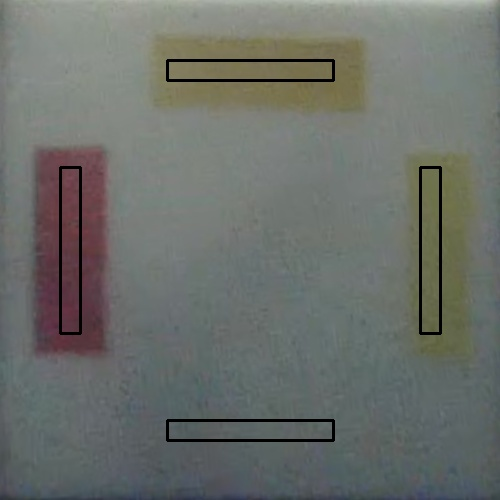
#> input picture photomosaic/doc_img/image1.jpg, 500 x 500 px, given in place of video3.mp4, which was not available
$ python video.py
#> lines starting #> are read from the running program, lines starting #| are printed output that depends on the picture; after the words box and inside, x2 and y2 are one past the last pixel; in counts of white or black regions, pixels touching at a corner belong together; pictures that were not available may be replaced by others from this repository, and a replacement may not be noted
### photomosaic/recthelper.py
import cv2
import sys
import numpy as np

# PIPELINE OF DETECTING RECTANGLE
# - Find contour
#   - Greyscale
#   - Gaussian blur a bit
#   - Set threshold for the gradient range to be considered as edge
#     (1st number - higher: soft threshold;
#      2nd number - lower: hard threshold;
#      Between two numbers: considered edge of neighbouring is edge)
#   - Canny edge detection (resulting image: black backbround with countours as white lines)
#   - Set consideration size for dilation and erosion
#   - Dilation + Erosion (for thicker countour lines)
#   - Return contour
# - Find biggest rectangle
#   - Set area threshold (to filter away small regions)
#   - Return largest 4-sided shape
# - Reorder points for warp
#       [0]        [1]
#
#       [2]        [3]
# - Get transformation matrix
# - Transform and return rectangular image

class RectHelper:
    # [30 lines left out: function stackImages, not called in this run]

    def save_rectangle(self, img):
        widthImg = 600
        heightImg = 300
        imgBigContour = img.copy()
        contours, hierarchy = self.contour(imgBigContour)
        #cv2.drawContours(img, contours, -1, (0, 255, 0), 1)


        biggest, maxArea = self.biggestContour(contours)
        #print(biggest)
        if biggest.size != 0:
            biggest=self.reorder(biggest)

            #"""
            #FOR DISPLAYING THE BIGGEST CONTOUR
            #imgBigContour = img.copy()
            cv2.drawContours(imgBigContour, biggest, -1, (0, 255, 0), 10) # DRAW THE BIGGEST CONTOUR
            imgBigContour = self.drawRectangle(imgBigContour,biggest,2)
            #img = imgBigContour
            #"""

            scale=300

            width = np.linalg.norm(biggest[0] - biggest[1])
            height = np.linalg.norm(biggest[0] - biggest[2])

            if width<2 or height<2:
                heightImg,widthImg=scale,2*scale
            elif(width/height)>=0.8 and (width/height)<=1.2:
                heightImg,widthImg=scale,scale
            elif(height/width)>=1.6 and (height/width)<=2.4:
                heightImg,widthImg=2*scale,scale
            else: heightImg,widthImg=scale,2*scale

            #heightImg, widthImg, c = img.shape
            pts1 = np.float32(biggest) # PREPARE POINTS FOR WARP
            pts2 = np.float32([[0, 0],[widthImg, 0], [0, heightImg],[widthImg, heightImg]]) # PREPARE POINTS FOR WARP
            matrix = cv2.getPerspectiveTransform(pts1, pts2)
            imgWarpColored = cv2.warpPerspective(img, matrix, (widthImg, heightImg))
            return imgWarpColored
        return img

    def find_rectangle(self, img): #outputs image with largest rectangle found drawn on it
        #widthImg = 600
        #heightImg = 300
        imgBigContour = img.copy()
        contours, hierarchy = self.contour(imgBigContour)
        #cv2.drawContours(img, contours, -1, (0, 255, 0), 1)


        biggest, maxArea = self.biggestContour(contours)
        #print(biggest)
        if biggest.size != 0:
            biggest=self.reorder(biggest)

            #"""
            #FOR DISPLAYING THE BIGGEST CONTOUR
            #imgBigContour = img.copy()
            cv2.drawContours(img, biggest, -1, (0, 255, 0), 10) # DRAW THE BIGGEST CONTOUR
            imgBigContour = self.drawRectangle(img,biggest,2)
            # [9 lines of commented-out code are left out]
        return img

    def find_all_rectangle(self, img): #outputs image with all rectangles found drawn on it
        imgContour = img.copy()
        contours, hierarchy = self.contour(imgContour)
        #cv2.drawContours(img, contours, -1, (0, 255, 0), 1)


        for i in contours:
            area = cv2.contourArea(i)
            if area > 50:
                peri = cv2.arcLength(i, True)
                approx = cv2.approxPolyDP(i, 0.02 * peri, True)
                if len(approx) == 4:
                    biggest = approx
                    biggest=self.reorder(biggest)
                #cv2.drawContours(img, biggest, -1, (0, 255, 0), 10) # DRAW THE BIGGEST CONTOUR
                    imgContour = self.drawRectangle(img,biggest,2)

        return img

    def edgeDetect(self, img):
        imgGray = cv2.cvtColor(img, cv2.COLOR_RGB2GRAY)
        imgBlur = cv2.GaussianBlur(imgGray, (3, 3), 1) # ADD GAUSSIAN BLUR
        thres = (60, 20)

        imgCanny = cv2.Canny(imgBlur,thres[0],thres[1]) # APPLY CANNY EDGE DETECTION
        kernel = np.ones((3, 3))
        imgDilate = cv2.dilate(imgCanny, kernel, iterations=2) # APPLY DILATION
        imgErode = cv2.erode(imgDilate, kernel, iterations=1) # APPLY EROSION

        imgCanny2 = cv2.Canny(imgErode,thres[0],thres[1]) # APPLY CANNY EDGE DETECTION

        return imgCanny2

    def contour(self, img):
        #self.initializeTrackbars()
        #thres=self.valTrackbars() # GET TRACK BAR VALUES FOR THRESHOLDS
        #print(thres)


        imgErode = self.edgeDetect(img)
        #thresh, img_bw = cv2.threshold(imgCanny, 110, 255, 0)
        contours, hierarchy = cv2.findContours(imgErode, cv2.RETR_EXTERNAL, cv2.CHAIN_APPROX_SIMPLE)
        cv2.drawContours(img, contours, -1, (0, 255, 0), 1)
        #cv2.imshow("Middle", imgErode)

        return contours, hierarchy
        #return img

    def reorder(self, myPoints):
        myPoints = myPoints.reshape((4, 2))
        myPointsNew = np.zeros((4, 1, 2), dtype=np.int32)
        add = myPoints.sum(1)
        myPointsNew[0] = myPoints[np.argmin(add)]
        myPointsNew[3] =myPoints[np.argmax(add)]
        diff = np.diff(myPoints, axis=1)
        myPointsNew[1] =myPoints[np.argmin(diff)]
        myPointsNew[2] = myPoints[np.argmax(diff)]
        return myPointsNew

    def biggestContour(self, contours):
        biggest = np.array([])
        max_area = 0
        for i in contours:
            area = cv2.contourArea(i)
            if area > 50:
                peri = cv2.arcLength(i, True)
                approx = cv2.approxPolyDP(i, 0.02 * peri, True)
                if area > max_area and len(approx) == 4:
                    biggest = approx
                    max_area = area
        return biggest,max_area

    def drawRectangle(self, img, biggest, thickness):
        cv2.line(img, (biggest[0][0][0], biggest[0][0][1]), (biggest[1][0][0], biggest[1][0][1]), (0, 255, 0), thickness)
        cv2.line(img, (biggest[0][0][0], biggest[0][0][1]), (biggest[2][0][0], biggest[2][0][1]), (0, 255, 0), thickness)
        cv2.line(img, (biggest[3][0][0], biggest[3][0][1]), (biggest[2][0][0], biggest[2][0][1]), (0, 255, 0), thickness)
        cv2.line(img, (biggest[3][0][0], biggest[3][0][1]), (biggest[1][0][0], biggest[1][0][1]), (0, 255, 0), thickness)
        return img

    def nothing(x, y):
        pass

    # [11 lines left out: functions initializeTrackbars, valTrackbars, not called in this run]

### photomosaic/video.py
import cv2
import numpy as np

from recthelper import RectHelper

def stackImages(scale,imgArray):
    rows = len(imgArray)
    cols = len(imgArray[0])
    rowsAvailable = isinstance(imgArray[0], list)
    width = imgArray[0][0].shape[1]
    height = imgArray[0][0].shape[0]
    if rowsAvailable:
        for x in range ( 0, rows):
            for y in range(0, cols):
                if imgArray[x][y].shape[:2] == imgArray[0][0].shape [:2]:
                    imgArray[x][y] = cv2.resize(imgArray[x][y], (0, 0), None, scale, scale)
                else:
                    imgArray[x][y] = cv2.resize(imgArray[x][y], (imgArray[0][0].shape[1], imgArray[0][0].shape[0]), None, scale, scale)
                if len(imgArray[x][y].shape) == 2: imgArray[x][y]= cv2.cvtColor( imgArray[x][y], cv2.COLOR_GRAY2BGR)
        imageBlank = np.zeros((height, width, 3), np.uint8)
        hor = [imageBlank]*rows
        hor_con = [imageBlank]*rows
        for x in range(0, rows):
            hor[x] = np.hstack(imgArray[x])
        ver = np.vstack(hor)
    else:
        for x in range(0, rows):
            if imgArray[x].shape[:2] == imgArray[0].shape[:2]:
                imgArray[x] = cv2.resize(imgArray[x], (0, 0), None, scale, scale)
            else:
                imgArray[x] = cv2.resize(imgArray[x], (imgArray[0].shape[1], imgArray[0].shape[0]), None,scale, scale)
            if len(imgArray[x].shape) == 2: imgArray[x] = cv2.cvtColor(imgArray[x], cv2.COLOR_GRAY2BGR)
        hor= np.hstack(imgArray)
        ver = hor
    return ver


path=cv2.VideoCapture("resources/video3.mp4") #set to 0 for cam streaming or file path for video file (i.e. "resources/video2")
cap=path
i=0

while True:
    processor = RectHelper()
    success, img=cap.read()
#> img is the input picture: shape (500, 500, 3); mean B, G, R 106.2, 110.9, 107.2
    #img = cv2.imread('resources/face1.jpg')
    if success:
        img_copy=img.copy()
        img=processor.find_rectangle(img)
#> in edgeDetect, `imgCanny = cv2.Canny(imgBlur,thres[0],thres[1])`:
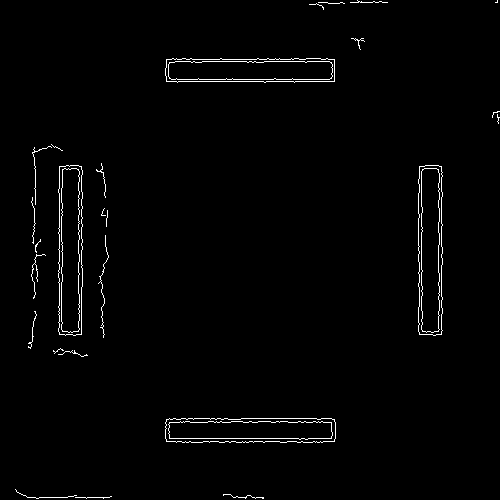
#> imgCanny: shape (500, 500); 1.5% white in thin lines or dots
#> in contour, `contours, hierarchy = cv2.findContours(imgErode, cv2.RETR_EXTERNAL, cv..`: contours = 20 contours, 9 with area under 20; largest, box (x1, y1, x2, y2) and area: (163, 416, 337, 444) 4575, (416, 163, 444, 337) 4466, (56, 163, 84, 337) 4418, (163, 56, 336, 84) 4347, (29, 142, 64, 300) 836
#> the loop in biggestContour, `for i in contours:` made 20 passes
#> (area, peri, biggest, max_area) on pass 5: (4575, 400.4, [[163, 422], [174, 443], [336, 440], [331, 416]], 4575)
#> after the loop in biggestContour, `for i in contours:`: max_area = 4575
#> in find_rectangle, `biggest, maxArea = self.biggestContour(contours)`: biggest = [[163, 422], [174, 443], [336, 440], [331, 416]]; maxArea = 4575
#> in reorder, `myPoints = myPoints.reshape((4, 2))`: myPoints = [[163, 422], [174, 443], [336, 440], [331, 416]]
#> in reorder, `add = myPoints.sum(1)`: add = [585, 617, 776, 747]
#> in reorder, `diff = np.diff(myPoints, axis=1)`: diff = [259, 269, 104, 85]
#> in find_rectangle, `biggest=self.reorder(biggest)`: biggest = [[163, 422], [331, 416], [174, 443], [336, 440]]

        grayImage=cv2.cvtColor(img,cv2.COLOR_BGR2GRAY)
        processedImage=processor.edgeDetect(img)
        imgContour=img_copy.copy()
        contours, heirarchy=processor.contour(imgContour)
        cv2.drawContours(imgContour, contours, -1, (0, 0, 0), 2)
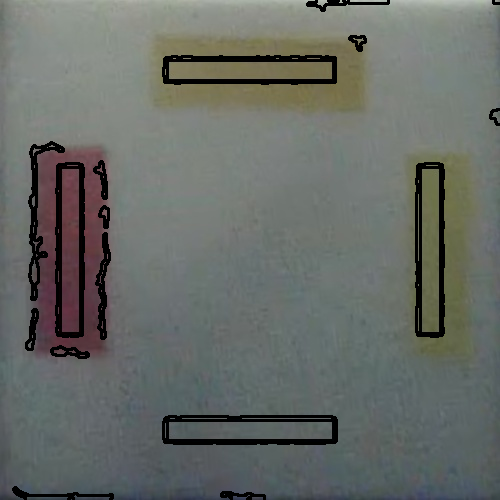
#> imgContour: shape (500, 500, 3); mean B, G, R 103, 107.6, 103.6

        outputImage=stackImages(0.8,([img,grayImage],[imgContour,processedImage]))
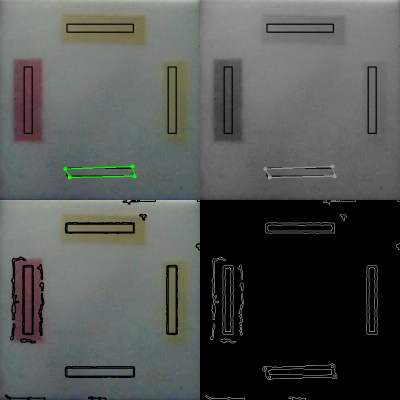
#> outputImage: shape (800, 800, 3) (shown at 1/2 size); mean B, G, R 80.7, 83.3, 81.1
        croppedImage=processor.save_rectangle(img)
#> in contour (call 3), `contours, hierarchy = cv2.findContours(imgErode, cv2.RETR_EXTERNAL, cv..`: contours = 20 contours, 9 with area under 20; largest, box (x1, y1, x2, y2) and area: (156, 409, 343, 450) 5332, (416, 163, 444, 337) 4466, (56, 163, 84, 337) 4418, (163, 56, 336, 84) 4347, (29, 142, 64, 300) 836
#> in contour (call 3), `cv2.drawContours(img, contours, -1, (0, 255, 0), 1)`:
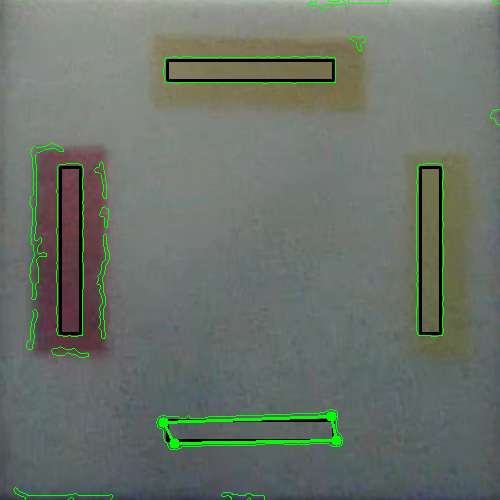
#> img: shape (500, 500, 3); mean B, G, R 104.9, 113.8, 105.8
#> the loop in biggestContour (call 2), `for i in contours:` made 20 passes
#> (area, peri, biggest, max_area) on pass 5: (5332.5, 443.4, [[342, 443], [332, 409], [156, 421], [170, 449]], 5332.5)
#> in save_rectangle, `biggest, maxArea = self.biggestContour(contours)`: biggest = [[342, 443], [332, 409], [156, 421], [170, 449]]; maxArea = 5332.5
#> in save_rectangle, `biggest=self.reorder(biggest)`: biggest = [[156, 421], [332, 409], [170, 449], [342, 443]]
#> in save_rectangle, `width = np.linalg.norm(biggest[0] - biggest[1])`: width = 176.4
#> in save_rectangle, `height = np.linalg.norm(biggest[0] - biggest[2])`: height = 31.3
#> in save_rectangle, `pts1 = np.float32(biggest)`: pts1 = [[156, 421], [332, 409], [170, 449], [342, 443]]
#> in save_rectangle, `matrix = cv2.getPerspectiveTransform(pts1, pts2)`: matrix = [[2.58, -1.29, 140.6], [0.444, 6.51, -2810.3], [0.000685, -0.00109, 1]]
        recImage=processor.find_all_rectangle(croppedImage)
#> in edgeDetect (call 5), `imgCanny2 = cv2.Canny(imgErode,thres[0],thres[1])`:
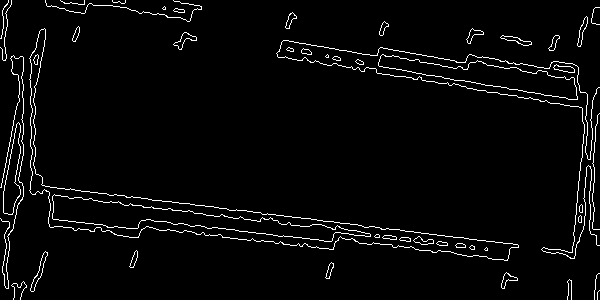
#> imgCanny2: shape (300, 600); 3.4% white in thin lines or dots
#> in contour (call 4), `contours, hierarchy = cv2.findContours(imgErode, cv2.RETR_EXTERNAL, cv..`: contours = 38 contours, 16 with area under 20; largest, box (x1, y1, x2, y2) and area: (29, 28, 519, 261) 12873, (378, 54, 578, 100) 3288, (3, 122, 21, 215) 844, (30, 251, 48, 292) 154, (173, 32, 197, 50) 128
#> in contour (call 4), `cv2.drawContours(img, contours, -1, (0, 255, 0), 1)`:
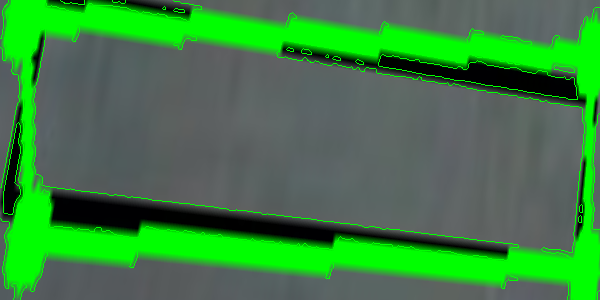
#> img: shape (300, 600, 3); mean B, G, R 64.7, 128.7, 59.6
#> the loop in find_all_rectangle, `for i in contours:` made 38 passes
#> (area, peri, biggest, myPoints in reorder, add in reorder, diff in reorder) on pass 26: (12873, 1481.4, [[39, 31], [518, 247], [50, 227], [518, 247]], [[39, 31], [50, 227], [518, 247], [42, 185]], [70, 277, 765, 227], [-8, 177, -271, 143])
#> after the loop in find_all_rectangle, `for i in contours:`:
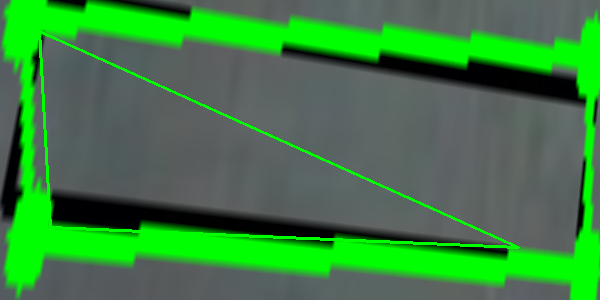
#> img: shape (300, 600, 3); mean B, G, R 64.8, 128.2, 59.7
        cv2.imshow("output",outputImage)
        cv2.imshow("cropped",recImage)
    else:
        cap=path #reconnect video if it is disconnected

    key = cv2.waitKey(1)
#> (key Esc is pressed here)
    if key == 27: #press escape to exit
        break
    elif key == 113: #press q to save image into folder named "output"
        i=i+1
        file_name='output/image'+str(i)+'.jpg'
        print(file_name)
        cv2.imwrite(file_name, img_copy)


cv2.destroyAllWindows()

$ run again, on photomosaic/doc_img/image11.jpg
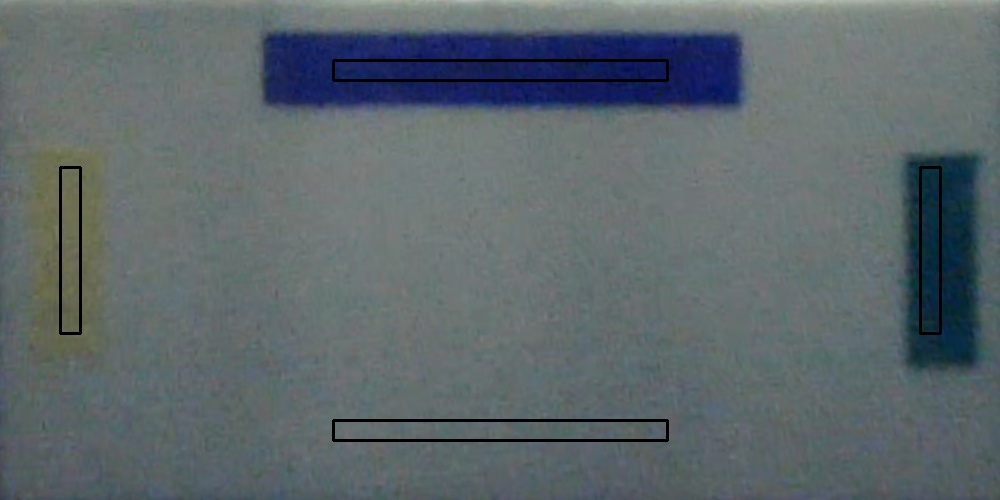
#> input picture photomosaic/doc_img/image11.jpg, 1000 x 500 px, given in place of video3.mp4, which was not available
#> img is the input picture: shape (500, 1000, 3); mean B, G, R 107.4, 103.4, 93.2
#> in edgeDetect, `imgCanny = cv2.Canny(imgBlur,thres[0],thres[1])`:
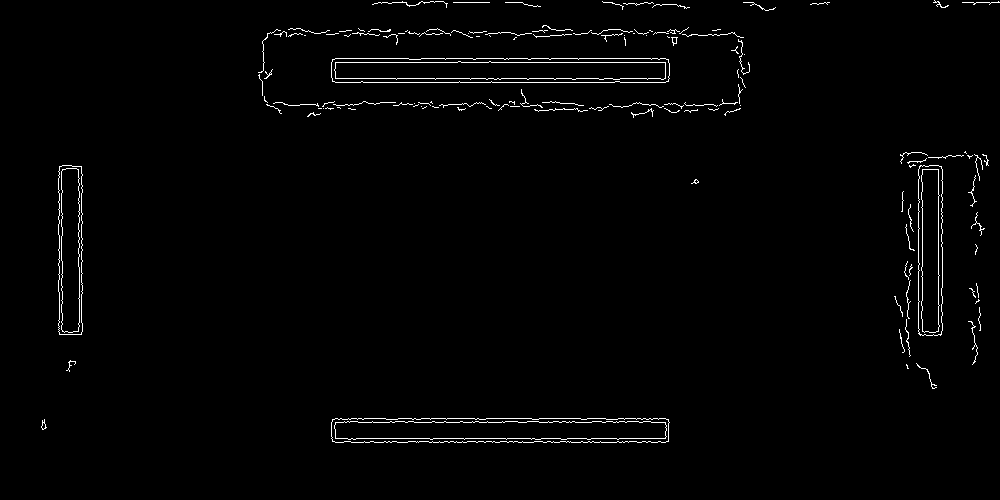
#> imgCanny: shape (500, 1000); 1.4% white in thin lines or dots, all inside (x1, y1, x2, y2) = (41, 0, 1000, 443)
#> imgDilate: shape (500, 1000); 7.2% white; 23 white regions, largest, box (x1, y1, x2, y2) and area: (256, 23, 752, 120) 10225, (329, 56, 672, 85) 6329, (329, 416, 672, 445) 6206
#> imgErode: shape (500, 1000); 5.2% white; 24 white regions, largest, box (x1, y1, x2, y2) and area: (257, 24, 751, 119) 6920, (330, 57, 671, 84) 4905, (330, 417, 671, 444) 4728
#> imgCanny2: shape (500, 1000); 1.8% white in thin lines or dots, all inside (x1, y1, x2, y2) = (39, 0, 1000, 444)
#> in contour, `contours, hierarchy = cv2.findContours(imgErode, cv2.RETR_EXTERNAL, cv..`: contours = 25 contours, 10 with area under 20; largest, box (x1, y1, x2, y2) and area: (256, 23, 751, 119) 38188, (329, 416, 671, 444) 9068, (898, 149, 990, 337) 5912, (56, 163, 84, 336) 4447, (892, 259, 914, 358) 672
#> the loop in biggestContour, `for i in contours:` made 25 passes
#> (area, peri, biggest, max_area) on pass 2: (9068, 743.9, [[329, 438], [667, 443], [670, 420], [335, 416]], 9068)
#> after the loop in biggestContour, `for i in contours:`: max_area = 9068
#> in find_rectangle, `biggest, maxArea = self.biggestContour(contours)`: biggest = [[329, 438], [667, 443], [670, 420], [335, 416]]; maxArea = 9068
#> myPoints = [[329, 438], [667, 443], [670, 420], [335, 416]]
#> add = [767, 1110, 1090, 751]
#> diff = [109, -224, -250, 81]
#> in find_rectangle, `biggest=self.reorder(biggest)`: biggest = [[335, 416], [670, 420], [329, 438], [667, 443]]
#> imgCanny: shape (500, 1000); 1.5% white in thin lines or dots, all inside (x1, y1, x2, y2) = (41, 0, 1000, 449)
#> imgDilate: shape (500, 1000); 7.5% white; 23 white regions, largest, box (x1, y1, x2, y2) and area: (256, 23, 752, 120) 10225, (322, 409, 678, 451) 7466, (329, 56, 672, 85) 6329
#> imgErode: shape (500, 1000); 5.4% white; 24 white regions, largest, box (x1, y1, x2, y2) and area: (257, 24, 751, 119) 6920, (323, 410, 677, 450) 5860, (330, 57, 671, 84) 4905
#> imgCanny2: shape (500, 1000); 1.8% white in thin lines or dots, all inside (x1, y1, x2, y2) = (39, 0, 1000, 450)
#> imgContour: shape (500, 1000, 3); mean B, G, R 104.3, 100.4, 90.6
#> in contour (call 3), `contours, hierarchy = cv2.findContours(imgErode, cv2.RETR_EXTERNAL, cv..`: contours = 25 contours, 10 with area under 20; largest, box (x1, y1, x2, y2) and area: (256, 23, 751, 119) 38188, (322, 409, 677, 450) 10430, (898, 149, 990, 337) 5912, (56, 163, 84, 336) 4447, (892, 259, 914, 358) 672
#> the loop in biggestContour (call 2), `for i in contours:` made 25 passes
#> (area, peri, biggest, max_area) on pass 2: (10430.5, 782.6, [[322, 440], [671, 449], [676, 416], [333, 409]], 10430.5)
#> in save_rectangle, `biggest, maxArea = self.biggestContour(contours)`: biggest = [[322, 440], [671, 449], [676, 416], [333, 409]]; maxArea = 10430.5
#> in save_rectangle, `biggest=self.reorder(biggest)`: biggest = [[333, 409], [676, 416], [322, 440], [671, 449]]
#> imgBigContour: shape (500, 1000, 3); mean B, G, R 106.1, 105.8, 92.1
#> width = 343.1
#> height = 32.89
#> pts1 = [[333, 409], [676, 416], [322, 440], [671, 449]]
#> matrix = [[2.7, 0.956, -1288.6], [-0.293, 14.34, -5766.6], [0.000233, 0.000949, 1]]
#> imgGray: shape (300, 600)
#> imgBlur: shape (300, 600)
#> imgCanny: shape (300, 600); 2.7% white in thin lines or dots
#> imgDilate: shape (300, 600); 14.2% white; 16 white regions, largest, box (x1, y1, x2, y2) and area: (0, 47, 527, 300) 12288, (290, 0, 600, 259) 7936, (19, 274, 198, 300) 2479
#> imgErode: shape (300, 600); 10.6% white; 16 white regions, largest, box (x1, y1, x2, y2) and area: (0, 48, 526, 300) 9377, (291, 0, 600, 258) 5974, (20, 275, 197, 300) 1894
#> imgCanny2: shape (300, 600); 3.1% white in thin lines or dots
#> in contour (call 4), `contours, hierarchy = cv2.findContours(imgErode, cv2.RETR_EXTERNAL, cv..`: contours = 55 contours, 34 with area under 20; largest, box (x1, y1, x2, y2) and area: (17, 61, 381, 117) 6565, (420, 209, 584, 244) 2326, (68, 253, 138, 271) 308, (291, 268, 314, 285) 168, (211, 32, 236, 50) 122
#> in contour (call 4), `cv2.drawContours(img, contours, -1, (0, 255, 0), 1)`:
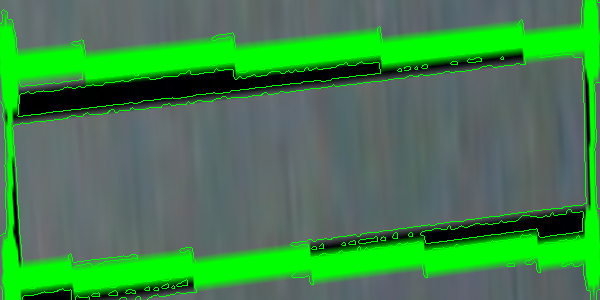
#> img: shape (300, 600, 3); mean B, G, R 73, 130.3, 64
#> the loop in find_all_rectangle, `for i in contours:` made 55 passes
#> (area, peri, approx) on pass 44: (6565, 835.6, [[380, 69], [27, 91], [17, 115]])
